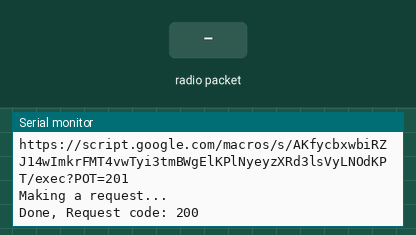
Simulated run of this program. Board: ESP32. Parts: the last lines printed to the serial monitor. The test bench sets the inputs (shaded band). WiFi joins after 1.5 s; servers stay silent unless stated; uploads are accepted with an empty reply.

Above: at 2.9 s.
3.0 s: radio packet "picodebr2020" arrives
At 3.17 s:
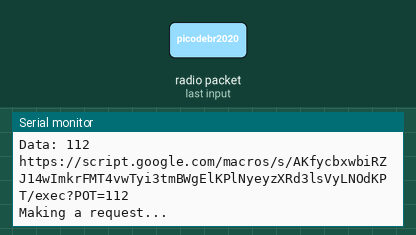
4.5 s: radio packet "1" arrives
At 5.5 s:
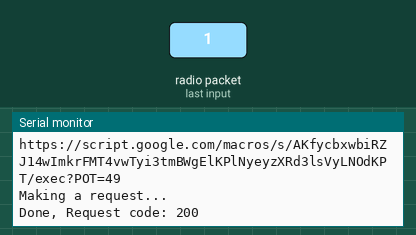

Measured:
- after the input at 3.0 s, the serial monitor: prints a new line at once (image 1)
- after the input at 4.5 s, the serial monitor: prints a new line at once (image 2)

The program:

main.cpp
```cpp
#include <Arduino.h>

#include "setupWiFi.h"

void setup() {
  Serial.begin(115200);
  Serial.println("Init Serial");
  setupWiFi();
  sendData("POT=201");
}

// bool send = false;
// int value = 0;

void loop() {
  if(send) {
    send = false;
    sendData("POT=" + (String)value);
  }
}
```

api-credentiasl.h
```cpp
#ifndef __APICREDENTIASL_H__
#define __APICREDENTIASL_H__
#include <Arduino.h>
#include <HTTPClient.h>
// #include <WiFiClientSecure.h>

// WiFiClientSecure client;

// #define apiBody "https://sheets.googleapis.com/v4/spreadsheets/"
// #define spreadsheetsId "1YmKWFNZETL-sobB_1jpem_VAooBECJ2_Ki-kF74f-7c"

  // HTTPClient http;


String GOOGLE_SCRIPT_ID =
    "AKfycbxwbiRZJ14wImkrFMT4vwTyi3tmBWgElKPlNyeyzXRd3lsVyLNOdKPT";

const char* root_ca =
    "-----BEGIN CERTIFICATE-----\n"
    "MIIDujCCAqKgAwIBAgILBAAAAAABD4Ym5g0wDQYJKoZIhvcNAQEFBQAwTDEgMB4G\n"
    "A1UECxMXR2xvYmFsU2lnbiBSb290IENBIC0gUjIxEzARBgNVBAoTCkdsb2JhbFNp\n"
    "Z24xEzARBgNVBAMTCkdsb2JhbFNpZ24wHhcNMDYxMjE1MDgwMDAwWhcNMjExMjE1\n"
    "MDgwMDAwWjBMMSAwHgYDVQQLExdHbG9iYWxTaWduIFJvb3QgQ0EgLSBSMjETMBEG\n"
    "A1UEChMKR2xvYmFsU2lnbjETMBEGA1UEAxMKR2xvYmFsU2lnbjCCASIwDQYJKoZI\n"
    "hvcNAQEBBQADggEPADCCAQoCggEBAKbPJA6+Lm8omUVCxKs+IVSbC9N/hHD6ErPL\n"
    "v4dfxn+G07IwXNb9rfF73OX4YJYJkhD10FPe+3t+c4isUoh7SqbKSaZeqKeMWhG8\n"
    "eoLrvozps6yWJQeXSpkqBy+0Hne/ig+1AnwblrjFuTosvNYSuetZfeLQBoZfXklq\n"
    "tTleiDTsvHgMCJiEbKjNS7SgfQx5TfC4LcshytVsW33hoCmEofnTlEnLJGKRILzd\n"
    "C9XZzPnqJworc5HGnRusyMvo4KD0L5CLTfuwNhv2GXqF4G3yYROIXJ/gkwpRl4pa\n"
    "zq+r1feqCapgvdzZX99yqWATXgAByUr6P6TqBwMhAo6CygPCm48CAwEAAaOBnDCB\n"
    "mTAOBgNVHQ8BAf8EBAMCAQYwDwYDVR0TAQH/BAUwAwEB/zAdBgNVHQ4EFgQUm+IH\n"
    "V2ccHsBqBt5ZtJot39wZhi4wNgYDVR0fBC8wLTAroCmgJ4YlaHR0cDovL2NybC5n\n"
    "bG9iYWxzaWduLm5ldC9yb290LXIyLmNybDAfBgNVHSMEGDAWgBSb4gdXZxwewGoG\n"
    "3lm0mi3f3BmGLjANBgkqhkiG9w0BAQUFAAOCAQEAmYFThxxol4aR7OBKuEQLq4Gs\n"
    "J0/WwbgcQ3izDJr86iw8bmEbTUsp9Z8FHSbBuOmDAGJFtqkIk7mpM0sYmsL4h4hO\n"
    "291xNBrBVNpGP+DTKqttVCL1OmLNIG+6KYnX3ZHu01yiPqFbQfXf5WRDLenVOavS\n"
    "ot+3i9DAgBkcRcAtjOj4LaR0VknFBbVPFd5uRHg5h6h+u/N5GJG79G+dwfCMNYxd\n"
    "AfvDbbnvRG15RjF+Cv6pgsH/76tuIMRQyV+dTZsXjAzlAcmgQWpzU/qlULRuJQ/7\n"
    "TBj0/VLZjmmx6BEP3ojY+x1J96relc8geMJgEtslQIxq/H5COEBkEveegeGTLg==\n"
    "-----END CERTIFICATE-----\n";

void sendData(String params) {
  HTTPClient http;
  String url = "https://script.google.com/macros/s/" + GOOGLE_SCRIPT_ID +
               "/exec?" + params;
  Serial.println(url);
  Serial.println("Making a request...");
  http.begin(url, root_ca);  // Specify the URL and certificate
  int httpCode = http.GET();
  http.end();
  Serial.print("Done, Request code: ");
  Serial.println(httpCode);
}

#endif  // __API-CREDENTIASL_H__
```

callbacksFunctions.h
```cpp
#ifndef __CALLBACKSFUNCTIONS_H__
#define __CALLBACKSFUNCTIONS_H__
#include <Arduino.h>

#include "api-credentiasl.h"
#include "network-credentials.h"

int value = 0;
bool send = false;


void OnDataReceived(const uint8_t* macAddress, const uint8_t* data, int dataLength) {
  char macAddressString[18];
  snprintf(macAddressString, sizeof(macAddressString),
           "%02x:%02x:%02x:%02x:%02x:%02x", macAddress[0], macAddress[1],
           macAddress[2], macAddress[3], macAddress[4], macAddress[5]);

  Serial.print("Received From: ");
  Serial.println(macAddressString);
  Serial.print("Data: ");
  Serial.println(data[0]);
  value = data[0];
  send =  true;
  // sendData("POT=" + (String)data[0]);
}

#endif // __CALLBACKSFUNCTIONS_H__
```

network-credentials.h
```cpp
#ifndef __NETWORKCREDENTIALS_H__
#define __NETWORKCREDENTIALS_H__

#define SSID "AOOBA.CAMPEAO.2G"
#define PASS "8aqnscye"

// #define SSID "PiCode Education"
// #define PASS "picodebr2020"

#endif  // __NETWORK-CREDENTIALS_H__
```

setupWiFi.h
```cpp
#ifndef __SETUPWIFI_H__
#define __SETUPWIFI_H__
#include <Arduino.h>
#include <WiFi.h>
#include "esp_now.h"

#include "callbacksFunctions.h"
#include "network-credentials.h"

#define clientsChannel 11

uint8_t clientsMacAddress[][6]={
  {0xA4, 0xCF, 0x12, 0x75, 0x28, 0x8C}
};

void initEspNow() {
  if (esp_now_init() == ESP_OK) {
    Serial.println("Esp Now Initialized");
  } else {
    Serial.println("Esp Now Failed");
    delay(500);
    ESP.restart();
  }
}

void peerToClients(){
  int clientsCount = sizeof(clientsMacAddress)/6/sizeof(uint8_t);

  for(int i=0; i < clientsCount; i++){
    esp_now_peer_info client;

    client.channel = clientsChannel;
    client.encrypt = 0;
    memcpy(client.peer_addr, clientsMacAddress[i], sizeof(clientsMacAddress[i]));
    esp_now_add_peer(&client);
  }
}

void setupWiFi(){
  WiFi.disconnect(true, true);
  WiFi.mode(WIFI_AP_STA);
  WiFi.begin(SSID, PASS);
  Serial.print("Connecting");
  while (WiFi.status() != WL_CONNECTED) {
    delay(500);
    Serial.print(".");
  }
  Serial.println("Connected");
  Serial.print("Channel: ");
  Serial.println(WiFi.channel());
  Serial.println(WiFi.softAPmacAddress());
  initEspNow();
  // peerToClients();
  esp_now_register_recv_cb(OnDataReceived);
}


#endif // __SETUPWIFI_H__
```
